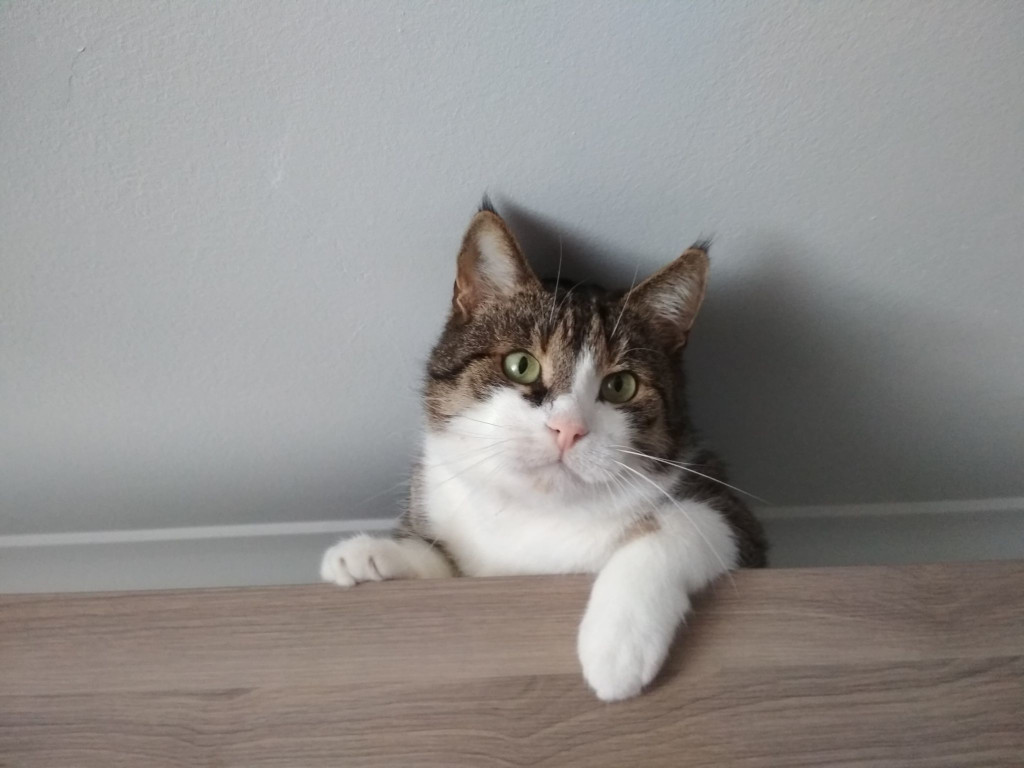
#> input picture gaclaw-na-kuchni.jpg, 1024 x 768 px
$ python zad2.py
#> lines starting #> are read from the running program, lines starting #| are printed output that depends on the picture
import cv2
import numpy as np
from matplotlib import pyplot as plt


def main():
    plt.rcParams["figure.figsize"] = (24, 8)

    image_from_file = cv2.imread('../gaclaw-na-kuchni.jpg')
#> image_from_file is the input picture: shape (768, 1024, 3); mean B, G, R 139.4, 141.3, 144.1
    if image_from_file is None:
        print("Nie znaleziono obrazu. Sprawdź ścieżkę.")
        return

    image_color = cv2.cvtColor(image_from_file, cv2.COLOR_BGR2RGB)

    k = 2

    simple_reduction = image_color.astype(np.float32)
    simple_reduction = np.round((k - 1) * simple_reduction / 255.0) * 255.0 / (k - 1)
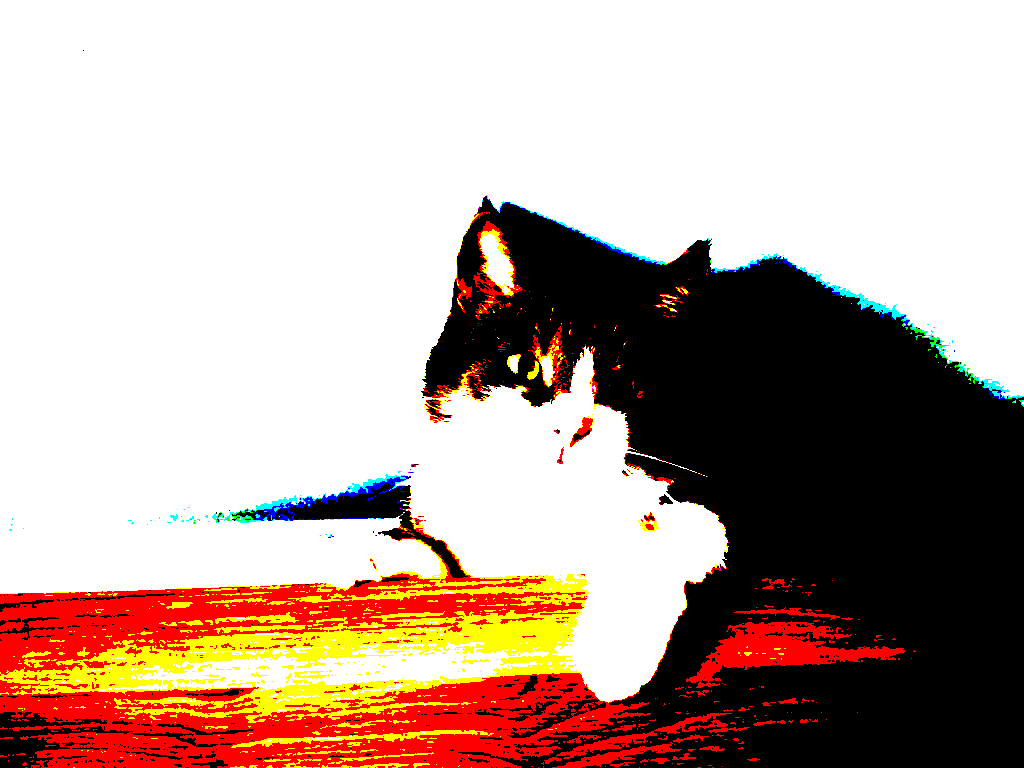
#> simple_reduction: shape (768, 1024, 3) float32; mean R, G, B 188.7, 167, 156.3
    simple_reduction = np.clip(simple_reduction, 0, 255).astype(np.uint8)

    output = image_color.astype(np.float32)
    h, w, channels = output.shape
#> h = 768; w = 1024; channels = 3

    for y in range(h):
        for x in range(w):
            old_pixel = output[y, x].copy()

            new_pixel = np.round((k - 1) * old_pixel / 255.0) * 255.0 / (k - 1)
            output[y, x] = new_pixel

            quant_error = old_pixel - new_pixel

            if x + 1 < w:
                output[y, x + 1] += quant_error * 7 / 16
            if x - 1 >= 0 and y + 1 < h:
                output[y + 1, x - 1] += quant_error * 3 / 16
            if y + 1 < h:
                output[y + 1, x] += quant_error * 5 / 16
            if x + 1 < w and y + 1 < h:
                output[y + 1, x + 1] += quant_error * 1 / 16
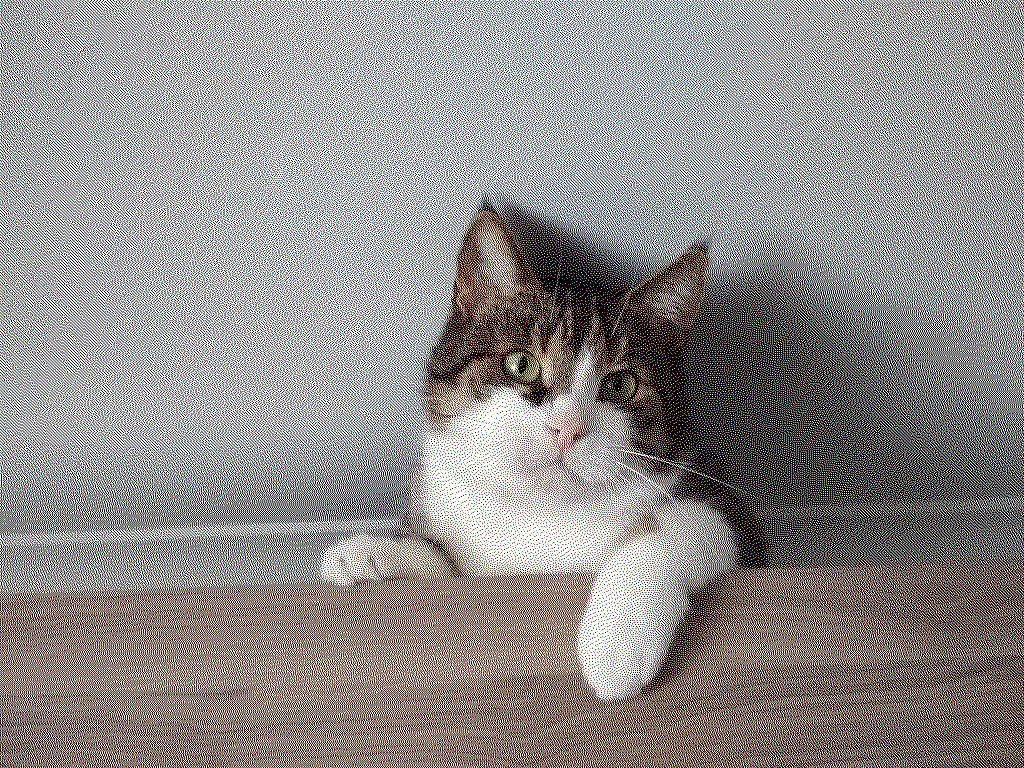
#> output: shape (768, 1024, 3) float32; mean R, G, B 144.6, 141.7, 139.8

    output = np.clip(output, 0, 255).astype(np.uint8)

    plt.subplot(1, 3, 1)
    plt.imshow(simple_reduction)
    plt.title(f'Sama redukcja barw (k={k})')

    plt.subplot(1, 3, 2)
    plt.imshow(output)
    plt.title(f'Dithering Floyda-Steinberga (k={k})')

    plt.subplot(1, 3, 3)
    colors = ('r', 'g', 'b')
    for i, col in enumerate(colors):
        histr = cv2.calcHist([output], [i], None, [256], [0, 256])
        plt.plot(histr, color=col)

    plt.xlim([-1, 256])
    plt.xlabel('Wartość składowej koloru')
    plt.ylabel('Liczba pikseli obrazu')
    plt.title('Histogram - Floyd-Steinberg')

    plt.show()
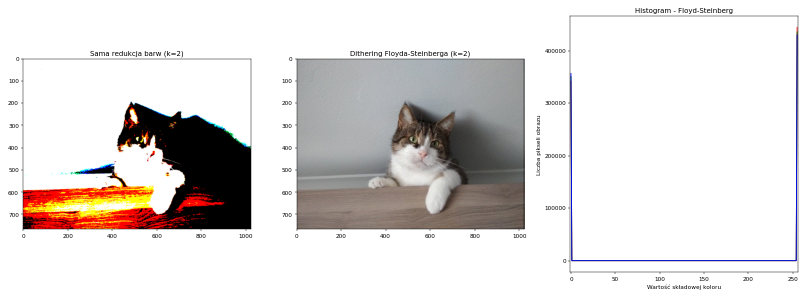
#> figure drawn by matplotlib, 3 panels; panel 3: curve peaks at x = 255, y = 444406; panel 3: curve peaks at x = 255, y = 435625; panel 3: curve peaks at x = 255, y = 429819


if __name__ == '__main__':
    main()

$ run again, with colors.jpg copied over gaclaw-na-kuchni.jpg
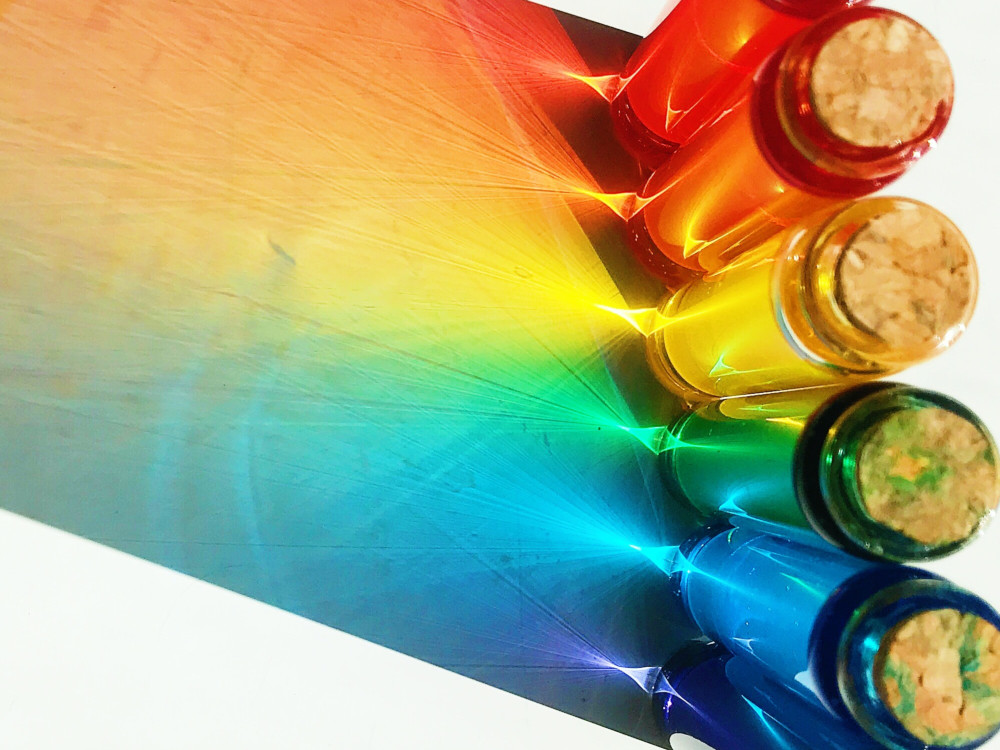
#> input picture colors.jpg, 1000 x 750 px
#> in main, image_from_file is the input picture: shape (750, 1000, 3); mean B, G, R 123.3, 163.8, 162.1
#> in main, `simple_reduction = np.round((k - 1) * simple_reduction / 255.0) * 255...`:
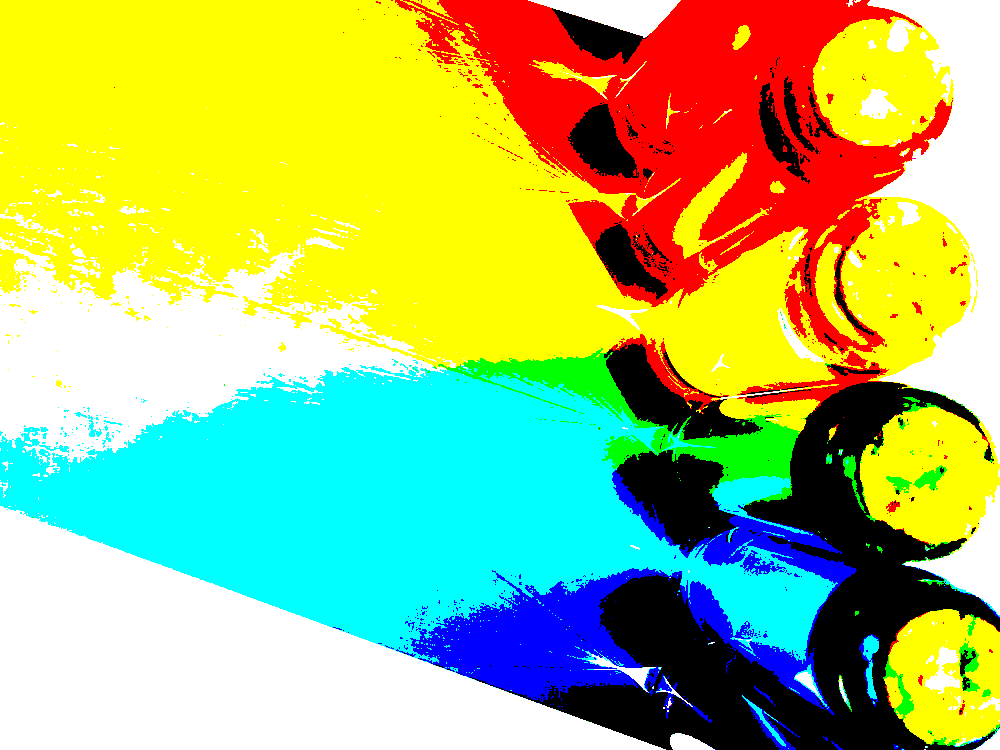
#> simple_reduction: shape (750, 1000, 3) float32; mean R, G, B 169.4, 192, 113
#> in main, `plt.show()`:
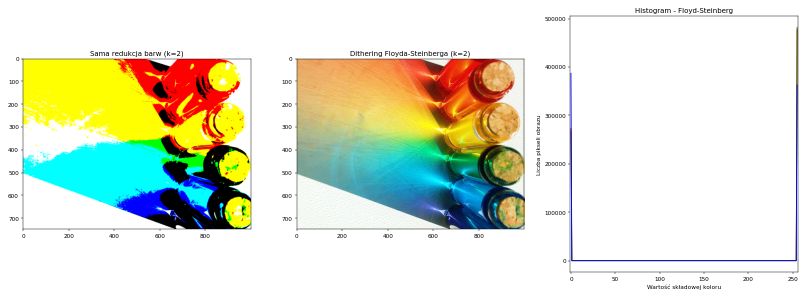
#> figure drawn by matplotlib, 3 panels; panel 3: curve peaks at x = 255, y = 477012; panel 3: curve peaks at x = 255, y = 482024; panel 3: curve peaks at x = 0, y = 387115
